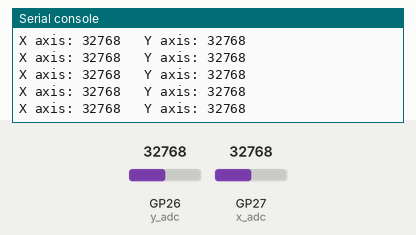
Recording of a program running on a simulated Raspberry Pi Pico running MicroPython. Parts: the last lines printed to the serial console. The inputs (shaded band) are chosen by the test bench; at power-on: GP26 (y_adc) = 32768, GP27 (x_adc) = 32768 (analog values on the 0–65535 scale).

Above: at 1.2 s.
1.3 s: GP26 (y_adc) set to 45874
At 1.31 s:
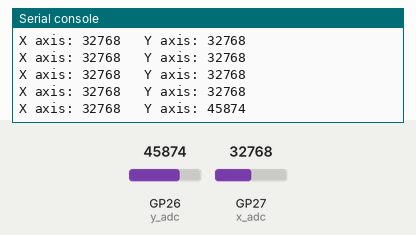
2.8 s: GP27 (x_adc) set to 45874
At 2.82 s:
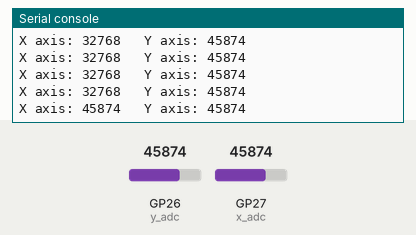
4.3 s: GP26 (y_adc) set to 57670
At 4.32 s:
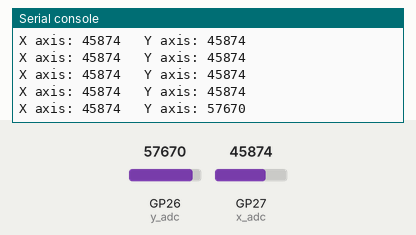
5.8 s: GP27 (x_adc) set to 57670
At 5.83 s:
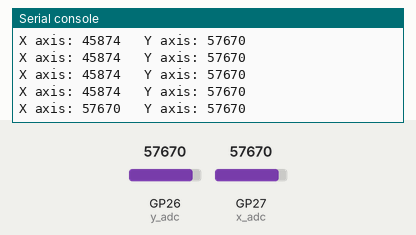
Timing chart, 0 to 8.3 s (numbered marks = the images above; inputs shaded):
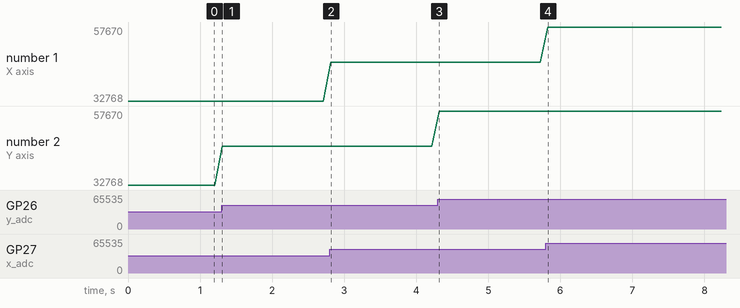

The program:

4.1_ADC_and_Joystick.py
```python
from machine import Pin, ADC
from time import sleep

x_adc = ADC(Pin(27))  # GP27 = ADC1
y_adc = ADC(Pin(26))  # GP26 = ADC0

while True:
    x_val = x_adc.read_u16()
    y_val = y_adc.read_u16()
    print('X axis:', x_val,'  Y axis:', y_val)
    sleep(0.1)
```

Measured:
- after the input at 1.3 s, the serial console: prints a new line at once (image 1)
- after the input at 2.8 s, the serial console: prints a new line at once (image 2)
- after the input at 4.3 s, the serial console: prints a new line at once (image 3)
- after the input at 5.8 s, the serial console: prints a new line at once (image 4)
- plotted number 2: 32768 → 45874 after the input at 1.3 s, 45874 → 57670 after the input at 4.3 s
